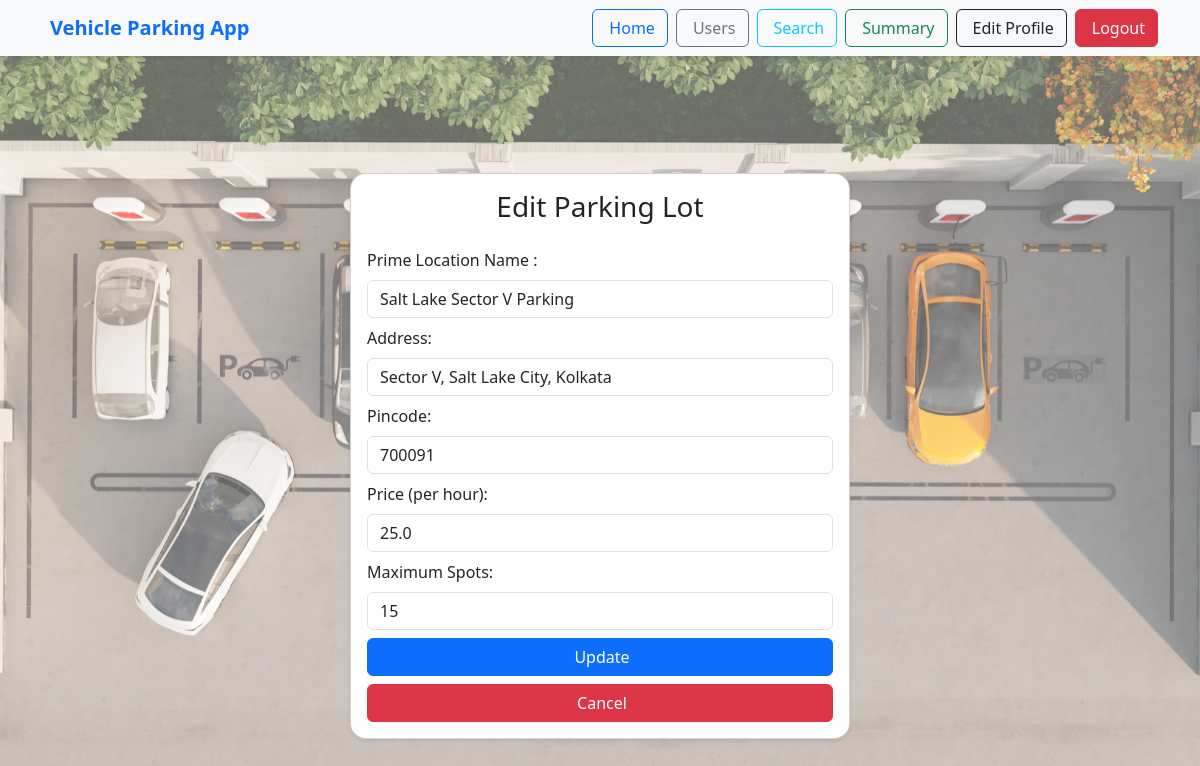
Before: /edit_parking_lot/3 (signed in) with the older database file.
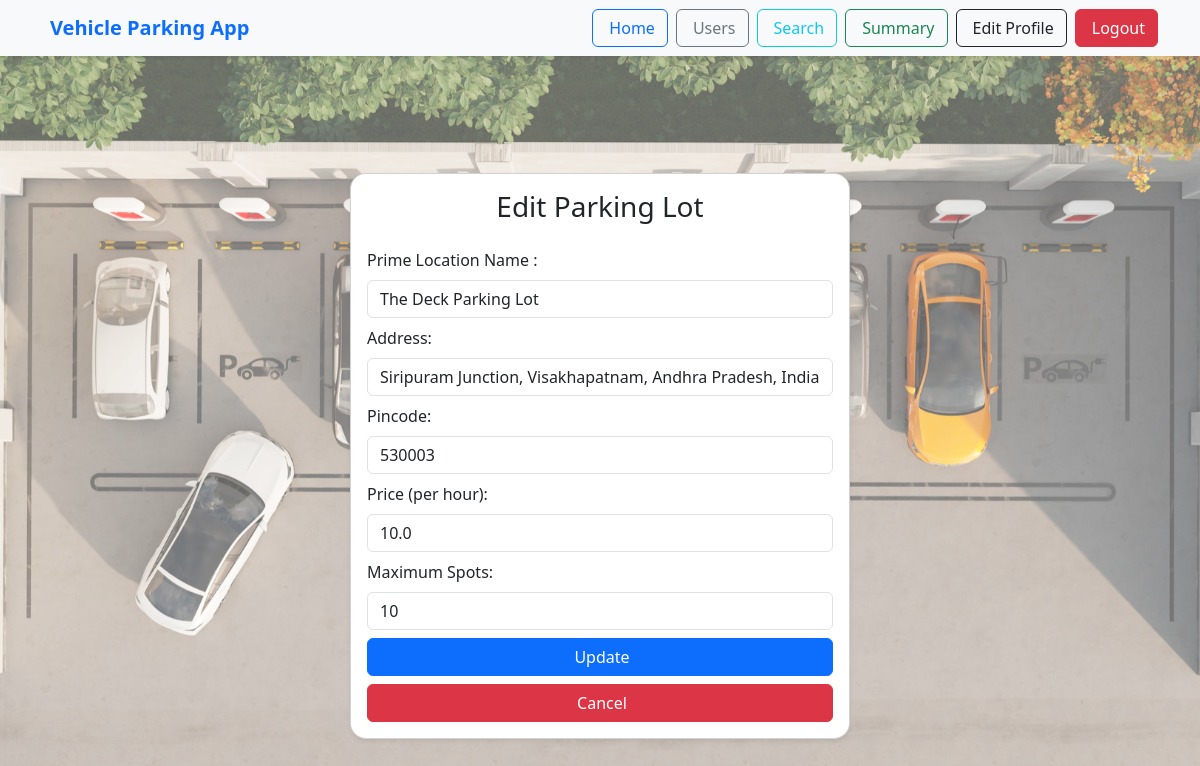
After: the same page with the newer database file.
### models/models.py (models this page shows)
class ParkingLot(db.Model):
    id = db.Column(db.Integer, primary_key = True, autoincrement = True)
    prime_location_name = db.Column(db.String(100), nullable = False)
    address = db.Column(db.String(250), nullable = False)
    pincode = db.Column(db.String(10), nullable = False)
    maximum_number_of_spots = db.Column(db.Integer, nullable = False)
    price = db.Column(db.Float, nullable = False)
    spot = db.relationship('ParkingSpot', backref='parking_lot', lazy=True,uselist=False)
    reserve = db.relationship('ReserveParkingSpot', backref='parking_lot', lazy=True, uselist=False)

### controller/routes.py (the view, shortened to what this page needs)
@app.route('/edit_parking_lot/<int:parking_lot_id>', methods=['GET', 'POST'])
def edit_parking_lot(parking_lot_id):
    if session.get('user_role') == 'admin':
        parking_lot = ParkingLot.query.get(parking_lot_id)
        if not parking_lot:
            flash('Parking lot not found!', 'error')
            return redirect(url_for('home'))
        if request.method == 'GET':
            return render_template('edit_parking_lot.html', parking_lot=parking_lot)
    else:
        flash('Access denied! Admins only.', 'error')
        return redirect(url_for('home'))

### templates/edit_parking_lot.html (shortened to what this page needs)
{% extends 'base.html' %}
{% block content %}
<div class="container-fluid min-vh-100 d-flex justify-content-center align-items-center">
  <div class="card p-3 shadow-sm w-100 rounded-4" style="max-width: 500px;">
    <h3 class="text-center mb-4">Edit Parking Lot</h3>
    <form method="POST" action={{ url_for('edit_parking_lot', parking_lot_id=parking_lot.id) }}>
      <div class="mb-2">
        <label for="location" class="form-label">Prime Location Name : </label>
        <input type="text" class="form-control" id="location" name="location" placeholder="Enter location"
          value="{{ parking_lot.prime_location_name }}">
      </div>
      <div class="mb-2">
        <label for="address" class="form-label">Address: </label>
        <input class="form-control" id="address" name="address" placeholder="Enter your address" rows="2"
          value="{{ parking_lot.address }}"></input>
      </div>
      <div class="mb-2">
        <label for="pincode" class="form-label">Pincode: </label>
        <input type="text" class="form-control" id="pincode" name="pincode" placeholder="Enter pincode"
          value="{{ parking_lot.pincode }}">
      </div>
      <div class="mb-2">
        <label for="price" class="form-label">Price (per hour): </label>
        <input type="text" class="form-control" id="price" name="price" placeholder="Enter Price"
          value="{{ parking_lot.price }}">
      </div>
      <div class="mb-2">
        <label for="max_spots" class="form-label">Maximum Spots: </label>
        <input type="text" class="form-control" id="max_spots" name="max_spots" placeholder="Enter maximum spots"
          value="{{ parking_lot.maximum_number_of_spots }}">
      </div>
      <div class="d-grid mb-2">
        <button type="submit" class="btn btn-primary">
          Update
        </button>
      </div>
      <div class="d-grid">
        <a href="{{ url_for('home') }}" class="btn btn-danger">
          Cancel
        </a>
      </div>
    </form>
  </div>
</div>
{% endblock %}

Changed rows visible on the page:
changed ParkingLot: location "Salt Lake Sector V Parking" → "The Deck Parking Lot"; address "Sector V, Salt Lake City, Kolkata" → "Siripuram Junction, Visakhapatnam, Andhra Pradesh, India"; pincode "700091" → "530003"; price "25.0" → "10.0"; max_spots "15" → "10"
